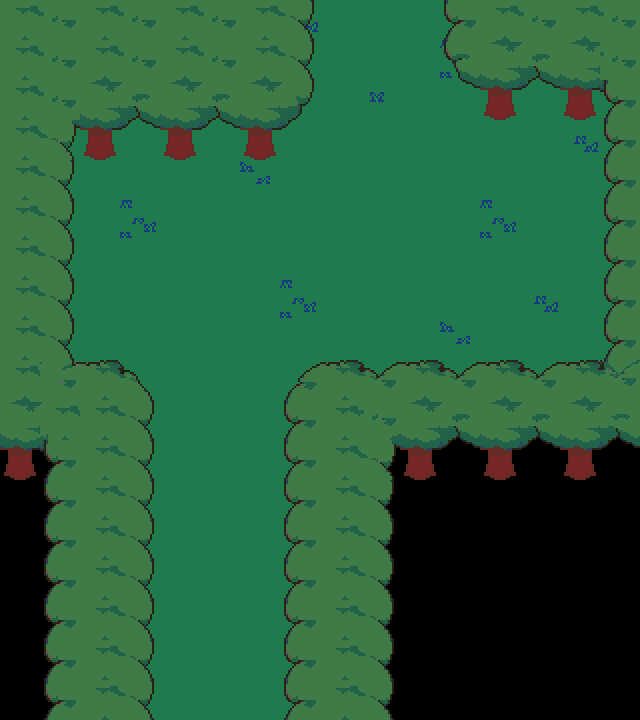

Rendered tile map (Tiled .tmx) drawn with the repository's tilesets; below, a short description and the full map source, tile grids included:
An orthogonal 16x18 tile map with 40x40 px tiles, 3 tile layers (Tile Layer 2, Tile Layer 1, Tile Layer 3) and 16 objects (2x script, 2x beanspot, savepoint, warp, exit, ...).

<map version="1.10" tiledversion="1.10.2" orientation="orthogonal" renderorder="right-down" width="16" height="18" tilewidth="40" tileheight="40" infinite="0" nextlayerid="7" nextobjectid="23">
 <editorsettings>
  <export target="data.lua" format="lua" />
 </editorsettings>
 <properties>
  <property name="border" value="deoxynn/deep_forest" />
  <property name="music" value="forgotten_wood" />
  <property name="name" value="F. Wood - Entrance" />
 </properties>
 <tileset firstgid="1" source="../../../tilesets/forgotten_wood.tsx" />
 <layer id="2" name="Tile Layer 2" width="16" height="18">
  <data encoding="csv">
0,0,0,0,0,0,0,41,56,56,56,56,0,0,0,0,
0,0,0,0,0,0,0,56,56,56,56,39,56,56,56,56,
0,56,56,56,56,56,56,56,56,40,56,56,56,56,56,56,
0,56,56,56,56,56,56,56,56,56,56,56,56,56,41,56,
0,56,56,56,56,56,47,56,56,56,56,56,56,56,56,56,
0,56,56,39,56,56,56,56,56,56,56,56,39,56,56,56,
0,56,56,56,56,56,56,56,56,56,56,56,56,56,56,56,
0,56,56,56,56,56,56,39,56,56,56,56,56,41,56,56,
0,56,56,56,56,56,56,56,56,56,56,47,56,56,56,56,
0,56,56,56,56,56,56,56,56,56,56,56,56,56,56,56,
0,0,0,56,56,56,56,56,0,0,0,0,0,0,0,0,
0,0,0,56,56,56,56,56,0,0,0,0,0,0,0,0,
0,0,0,56,56,56,56,56,0,0,0,0,0,0,0,0,
0,0,0,56,56,56,56,56,0,0,0,0,0,0,0,0,
0,0,0,56,56,56,56,56,0,0,0,0,0,0,0,0,
0,0,0,56,56,56,56,56,0,0,0,0,0,0,0,0,
0,0,0,56,56,56,56,56,0,0,0,0,0,0,0,0,
0,0,0,56,56,56,56,56,0,0,0,0,0,0,0,0
</data>
 </layer>
 <layer id="1" name="Tile Layer 1" width="16" height="18">
  <data encoding="csv">
152,151,152,151,152,151,152,95,0,0,0,93,94,151,152,151,
152,151,152,151,152,151,152,95,0,0,0,104,145,146,145,151,
152,151,145,146,145,146,105,106,0,0,0,115,156,157,156,123,
94,122,156,157,156,157,116,0,0,0,0,0,0,0,0,93,
94,95,0,0,0,0,0,0,0,0,0,0,0,0,0,93,
94,95,0,0,0,0,0,0,0,0,0,0,0,0,0,93,
94,95,0,0,0,0,0,0,0,0,0,0,0,0,0,93,
94,95,0,0,0,0,0,0,0,0,0,0,0,0,0,93,
94,95,0,0,0,0,0,0,0,0,0,0,0,0,0,93,
150,242,134,84,0,0,0,82,134,135,134,135,134,135,134,124,
161,220,94,95,0,0,0,93,94,198,145,146,145,146,145,162,
172,123,94,95,0,0,0,93,94,122,156,157,156,157,156,173,
0,93,94,95,0,0,0,93,94,95,0,0,0,0,0,0,
0,93,94,95,0,0,0,93,94,95,0,0,0,0,0,0,
0,93,94,95,0,0,0,93,94,95,0,0,0,0,0,0,
0,93,94,95,0,0,0,93,94,95,0,0,0,0,0,0,
0,93,94,95,0,0,0,93,94,95,0,0,0,0,0,0,
0,93,94,95,0,0,0,93,94,95,0,0,0,0,0,0
</data>
 </layer>
 <layer id="3" name="Tile Layer 3" width="16" height="18">
  <data encoding="csv">
0,0,0,0,0,0,0,0,0,0,0,0,0,0,0,0,
0,0,0,0,0,0,0,0,0,0,0,0,0,0,0,0,
0,0,0,0,0,0,0,0,0,0,0,0,0,0,0,0,
0,0,0,0,0,0,0,216,0,0,0,0,0,0,0,0,
0,0,0,0,0,0,0,0,0,0,0,0,0,0,0,0,
0,0,0,0,0,0,0,0,0,0,0,0,0,0,0,0,
0,0,0,0,0,0,0,0,0,0,0,0,0,0,0,0,
0,0,0,0,0,0,0,0,0,0,0,0,0,0,0,0,
0,0,0,0,0,0,0,0,0,0,0,0,0,0,0,0,
0,0,0,0,0,0,0,0,0,0,0,0,0,0,0,0,
0,0,0,0,0,0,0,0,0,0,0,0,0,0,0,0,
0,0,0,0,0,0,0,0,0,0,0,0,0,0,0,0,
0,0,0,0,0,0,0,0,0,0,0,0,0,0,0,0,
0,0,0,0,0,0,0,0,0,0,0,0,0,0,0,0,
0,0,0,0,0,0,0,0,0,0,0,0,0,0,0,0,
0,0,0,0,0,0,0,0,0,0,0,0,0,0,0,0,
0,0,0,0,0,0,0,0,0,0,0,0,0,0,0,0,
0,0,0,0,0,0,0,0,0,0,0,0,0,0,0,0
</data>
 </layer>
 <objectgroup id="4" name="collision">
  <object id="1" x="0" y="0" width="320" height="160" />
  <object id="3" x="0" y="160" width="80" height="320" />
  <object id="4" x="280" y="360" width="360" height="120" />
  <object id="5" x="440" y="0" width="200" height="120" />
  <object id="6" x="600" y="120" width="40" height="240" />
  <object id="19" x="40" y="360" width="120" height="360" />
  <object id="20" x="280" y="480" width="120" height="240" />
 </objectgroup>
 <objectgroup id="5" name="objects">
  <object id="13" name="savepoint" x="500" y="220" width="40" height="40">
   <properties>
    <property name="text1" value="* The darkness of the forest shines within you." />
   </properties>
  </object>
  <object id="14" name="script" x="320" y="-40" width="120" height="40">
   <properties>
    <property name="cutscene" value="tombsite.transition_1" />
    <property name="once" type="bool" value="false" />
   </properties>
  </object>
  <object id="16" name="beanspot" x="400" y="320">
   <properties>
    <property name="bean_col" type="color" value="#ffffffff" />
    <property name="bean_spr" value="world/events/beans/binaribean" />
    <property name="bean_starspr" value="world/events/beans/star_binari" />
    <property name="color" type="color" value="#ff1c387f" />
    <property name="inc_flag" value="binaribeans" />
    <property name="name" value="Binaribean" />
   </properties>
   <point />
  </object>
  <object id="17" name="beanspot" x="240" y="240">
   <properties>
    <property name="bean_col" type="color" value="#ffffffff" />
    <property name="bean_spr" value="world/events/beans/binaribean" />
    <property name="bean_starspr" value="world/events/beans/star_binari" />
    <property name="color" type="color" value="#ff1c387f" />
    <property name="inc_flag" value="binaribeans" />
    <property name="name" value="Binaribean" />
   </properties>
   <point />
  </object>
  <object id="22" name="script" x="120" y="720" width="200" height="40">
   <properties>
    <property name="cutscene" value="tombsite.jamm_dlc" />
    <property name="once" type="bool" value="false" />
   </properties>
  </object>
 </objectgroup>
 <objectgroup id="6" name="markers">
  <object id="9" name="warp" x="140" y="240">
   <point />
  </object>
  <object id="10" name="exit" x="380" y="40">
   <point />
  </object>
  <object id="12" name="spawn" x="460" y="240">
   <point />
  </object>
  <object id="21" name="entrypoint" x="220" y="680">
   <point />
  </object>
 </objectgroup>
</map>
